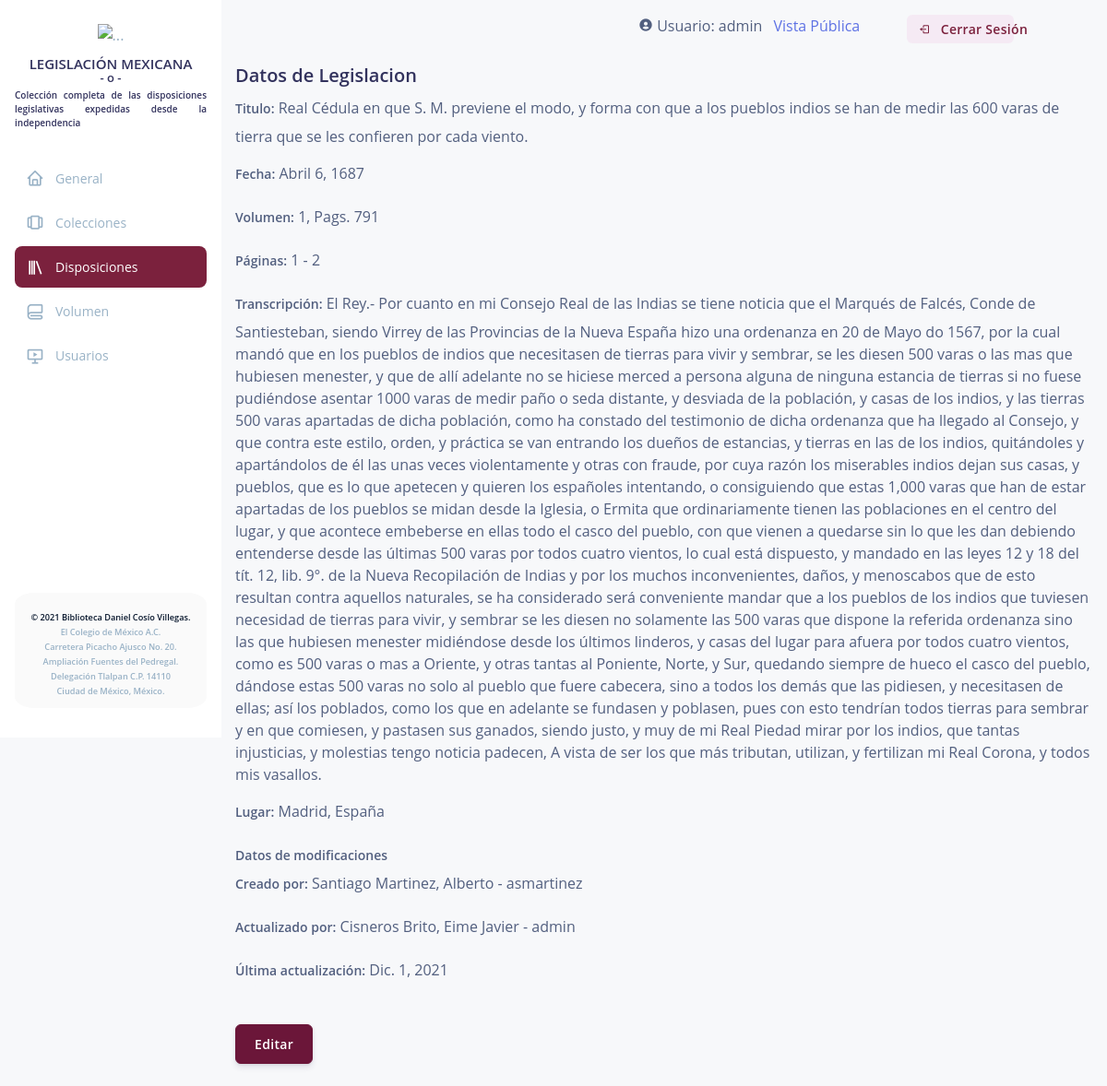
Page /legislationdetail/1 (signed in) on the committed database.
### Modules/Registro/models.py (models this page shows, shortened)
class Registro(models.Model):
    idRegistro = models.AutoField(primary_key=True)
    titulo = models.CharField(max_length=200)
    fecha = models.DateField()
    volumen = ForeignKey(Volumen, null=False, blank=False, on_delete=CASCADE)
    pagina_inicio = models.IntegerField()
    pagina_final = models.IntegerField()
    transcripcion = models.TextField()
    lugar = models.CharField(max_length=200)
    tipo_documento = ForeignKey(TipoDocumento, null=False, blank= False, on_delete=models.CASCADE)
    perfil = ForeignKey(Perfil, related_name='%(class)s_requests_created', null=False, blank=False, on_delete=models.CASCADE)
    modificado = ForeignKey(Perfil, related_name='%(class)s_requests_modified', null=False, blank=False, on_delete=models.CASCADE)
    modificado_fecha = models.DateField(auto_now=True)
    relacionado = models.TextField(blank=True)

class Volumen(models.Model):
    idVolumen = models.AutoField(primary_key = True)
    volumen = models.IntegerField()
    paginas = models.IntegerField()
    fecha_alta = models.DateField(auto_now=True)
    descripcion = models.TextField()
    def __str__(self):
        text = "{}, Pags. {}"
        return text.format(self.volumen, self.paginas)

### Modules/Usuario/models.py (models this page shows)
class Perfil(models.Model):
    idPerfil = models.AutoField(primary_key=True)
    nombre = models.CharField(max_length=150)
    ape_paterno = models.CharField(max_length=100)
    ape_materno = models.CharField(max_length=100)
    fecha_alta = models.DateField(auto_now_add=True)
    usuario = models.OneToOneField(User, null=False, blank=False, on_delete=models.CASCADE)
    def nombreCompleto(self):
        nombre = "{0} {1}, {2}"
        return nombre.format(self.ape_paterno, self.ape_materno, self.nombre)
    def __str__(self):
        txt = "{0} - {1}"
        return txt.format(self.nombreCompleto(), self.usuario)

### Modules/Registro/views.py (the view)
# urls.py: path('legislationdetail/<int:pk>', LegislacionDetailView.as_view(), name='legislaciondetail'),
class LegislacionDetailView(DetailView):
    model = Registro
    template_name = 'legislaciones/legislation_detail.html'
    @method_decorator(login_required)
    def dispatch(self, request, *args, **kwargs):
        return super(LegislacionDetailView, self).dispatch(request, *args, **kwargs)

### legmex/templates/legislaciones/legislation_detail.html (shortened to what this page needs)
{% include "admin.html" %}
{% load static %}
{% block content %}
    <div class='container'>
            <h2 class="title">Datos de Legislacion</h2>
            <div class="w-100 mb-3 m-width form-group">
                <label for='nombre' class="form-control-label">Titulo:</label>
                    {{object.titulo}}
            </div>
            <div class="w-100 mb-3 m-width form-group">
                <label class="form-control-label">Fecha:</label>
                    {{object.fecha}}
            </div>
            <div class="w-100 mb-3 m-width form-group">
                <label class="form-control-label">Volumen: </label>
                    {{object.volumen}}
            </div>
            <div class="w-100 mb-3 m-width form-group">
                <label class="form-control-label">Páginas:</label>
                    {{object.pagina_inicio}} - {{object.pagina_final}}
            </div>
            <div class="w-100 mb-3 m-width form-group">
                <label class="form-control-label">Transcripción:</label>
                    {{object.transcripcion}}
            </div>
            <div class="w-100 mb-3 m-width form-group">
                <label class="form-control-label">Lugar:</label>
                    {{object.lugar}}
            </div>
            <div class="row">
                <div class="col-12">
                    <label class="form-control-label">Datos de modificaciones</label>
                </div>
                <div class="col-12">
                    <div class="w-100 mb-3 m-width">
                        <label class="form-control-label">Creado por:</label>
                            {{object.perfil}}
                    </div>
                    <div class="w-100 mb-3 m-width">
                        <label class="form-control-label">Actualizado por:</label>
                            {{object.modificado}}
                    </div>
                    <div class="w-100 mb-3 m-width">
                        <label class="form-control-label">Última actualización:</label>
                            {{object.modificado_fecha}}
                    </div>
                </div>
            </div>
            <div class="text-left">
                <a href='/legislationsupdate/{{object.idRegistro}}'><button type='button' class="my-4 btn btn-default">Editar</button></a>
            </div>
    </div>
{% endblock content %}

### legmex/templates/admin.html (shortened to what this page needs)
{% load static %}
<!DOCTYPE html>
<html>
<head>
    <link rel="stylesheet" href="https://maxcdn.bootstrapcdn.com/bootstrap/4.0.0/css/bootstrap.min.css">
    <link href='https://unpkg.com/boxicons@2.0.9/css/boxicons.min.css' rel='stylesheet'>
    <link rel="stylesheet" href="{% static 'css/argon-dashboard-react.css' %}" />
    <link rel="stylesheet" href="{% static 'css/admin.css'%}" />
    <link rel="stylesheet" href="{% static 'css/jquery-tagsinput.min.css'%}" />
    <link rel="stylesheet" href="//code.jquery.com/ui/1.12.1/themes/base/jquery-ui.css">
    <link rel="stylesheet" href="{% static 'css/bootstrap-multiselect.css' %}" />
</head>
<body>
    <div id="root">
        <div class="main-content">
            <div class="lateral-nav white-bg" id="navbar">
                <nav class="navbar__custom">
                    <div>
                        <div class="nav__brand m-b-1"><img src="{% static 'media/img/logooficial.svg' %}" class="wth-100"
                                alt="..."></div>
                        <div>
                            <h4 class="t-center l-height">LEGISLACIÓN MEXICANA</h4>
                            <h5 class="t-center l-height">- o -</h5>
                            <h6 class="t-justify m-b-30 ">Colección completa de las disposiciones legislativas expedidas
                                desde la independencia</h6>
                        </div>
                        <div class="nav__list">
                            <a class="nav__link nav-link" id="home" href="/administrator" aria-current="page">
                                <i class="bx bx-home nav__icon"></i>
                                <span class="nav__name">General</span>
                            </a>
                            <a class="nav__link nav-link" id="coleccion" href="/colections">
                                <i class="bx bx-carousel nav__icon"></i>
                                <span class="nav__name">Colecciones</span>
                            </a>
                            {% if user.groups.all.0.name == 'admin' or user.groups.all.0.name == 'editor'%}
                            <a class="nav__link nav-link" id="legislacion" href="/legislations">
                                <i class="bx bx-library nav__icon"></i>
                                <span class="nav__name">Disposiciones</span>
                            </a>
                            <a class="nav__link nav-link" id="volumen" href="{% url 'volumenlist' %}">
                                <i class="bx bx-blanket nav__icon"></i>
                                <span class="nav__name">Volumen</span>
                            </a>
                            {% ifequal user.groups.all.0.name 'admin'%}
                            <a class="nav__link nav-link" id="users" href="/users">
                                <i class="bx bx-slideshow nav__icon"></i>
                                <span class="nav__name">Usuarios</span>
                            </a>
                            {% endifequal %}
                            {% endif %}
                        </div>
                    </div>
                    <div class="footer-line footer-card"><a href="https://biblioteca.colmex.mx/" class="nav__footer">©
                            2021 Biblioteca Daniel Cosío Villegas.</a><br><span class="span__footer">El Colegio de
                            México A.C.</span><br><span class="span__footer">Carretera Picacho Ajusco No.
                            20.</span><br><span class="span__footer">Ampliación Fuentes del Pedregal.</span><br><span
                            class="span__footer">Delegación Tlalpan C.P. 14110</span><br><span
                            class="span__footer">Ciudad de México, México.</span></div>
                </nav>
            </div>
            <div class="container">
                <div class="session justify-content-end row">
                    <div class="col-4">
                        <i class="bx bxs-user-circle"></i>
                        Usuario: {{request.user.username}}
                         <a class="pl-2" href="{% url 'base' %}">Vista Pública</a>
                    </div>
                    <div class="col-5 col-md-3 col-xl-2">
                        <a class="btn btn-light-primary btn-sm nav-link" id="login12" href="{% url 'logout' %}">
                            <i class="bx bx-log-out"></i>
                            <span class="nav__name">Cerrar Sesión</span>
                        </a>
                    </div>
                </div>
            </div>
        </div>
    </div>
</body>
</html>

### legmex/static/css/admin.css (style rules this page uses)
body { background: rgb(247, 248, 250); }

### rows in the picture
Registro: titulo "Real Cédula en que S. M. previene el modo, y forma con que a los pueblos indios se han de medir las 600 varas de tierra que se les confieren por cada viento.", fecha "Abril 6, 1687", volumen "1, Pags. 791", pagina_inicio "1", pagina_final "2", transcripcion "El Rey.- Por cuanto en mi Consejo Real de las Indias se tiene noticia que el Marqués de Falcés, Conde de Santiesteban, siendo Virrey de las Provincias de la Nueva España hizo una ordenanza en 20 de Mayo do 1567, por la cual mandó que en los pueblos de indios que necesitasen de tierras para vivir y sembrar, se les diesen 500 varas o las mas que hubiesen menester, y que de allí adelante no se hiciese merced a persona alguna de ninguna estancia de tierras si no fuese pudiéndose asentar 1000 varas de medir paño o seda distante, y desviada de la población, y casas de los indios, y las tierras 500 varas apartadas de dicha población, como ha constado del testimonio de dicha ordenanza que ha…", lugar "Madrid, España", perfil "Santiago Martinez, Alberto - asmartinez", modificado "Cisneros Brito, Eime Javier - admin", modificado_fecha "Dic. 1, 2021"

### other values in the picture
{{ request.user.username }} "admin"
